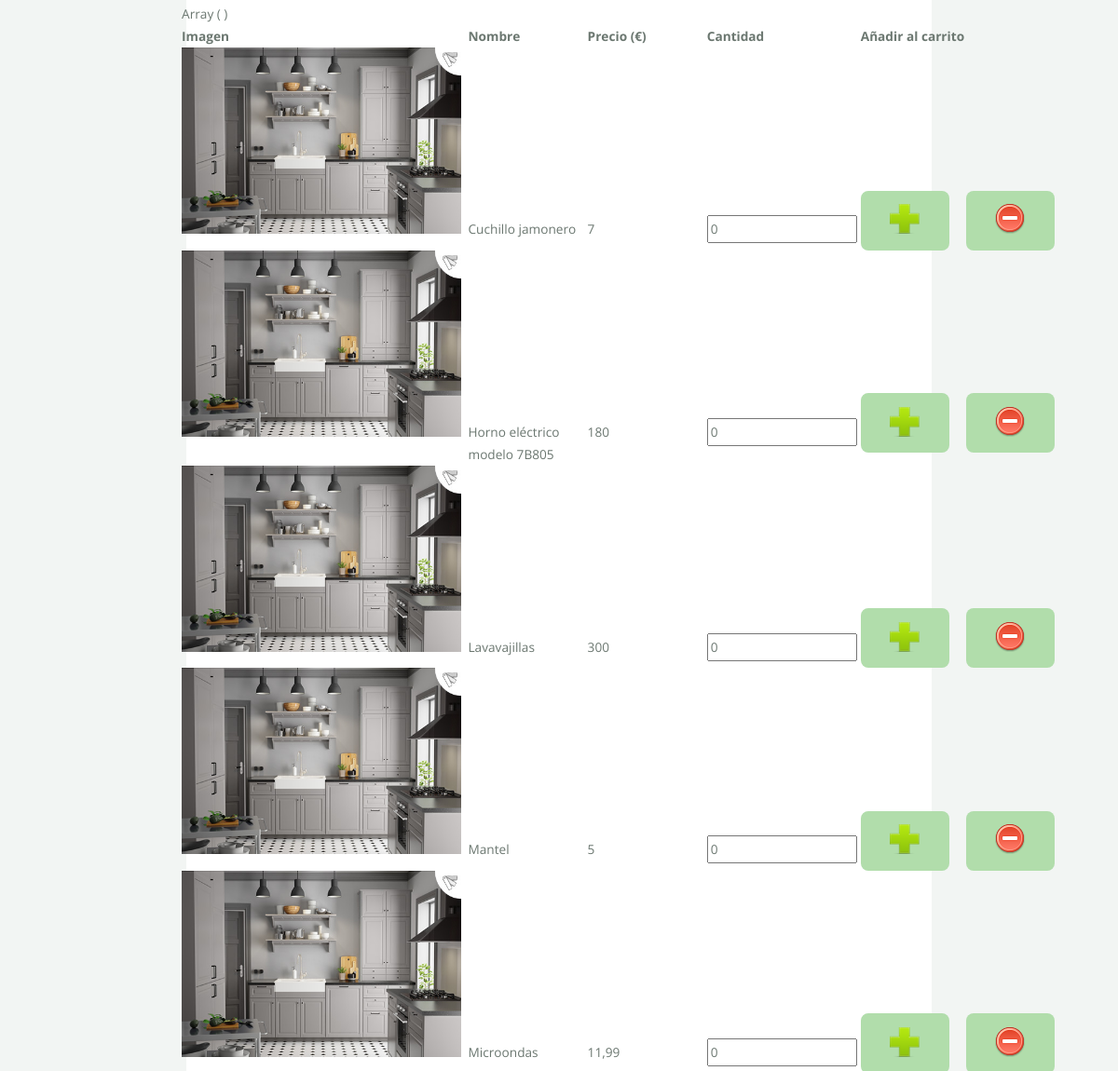
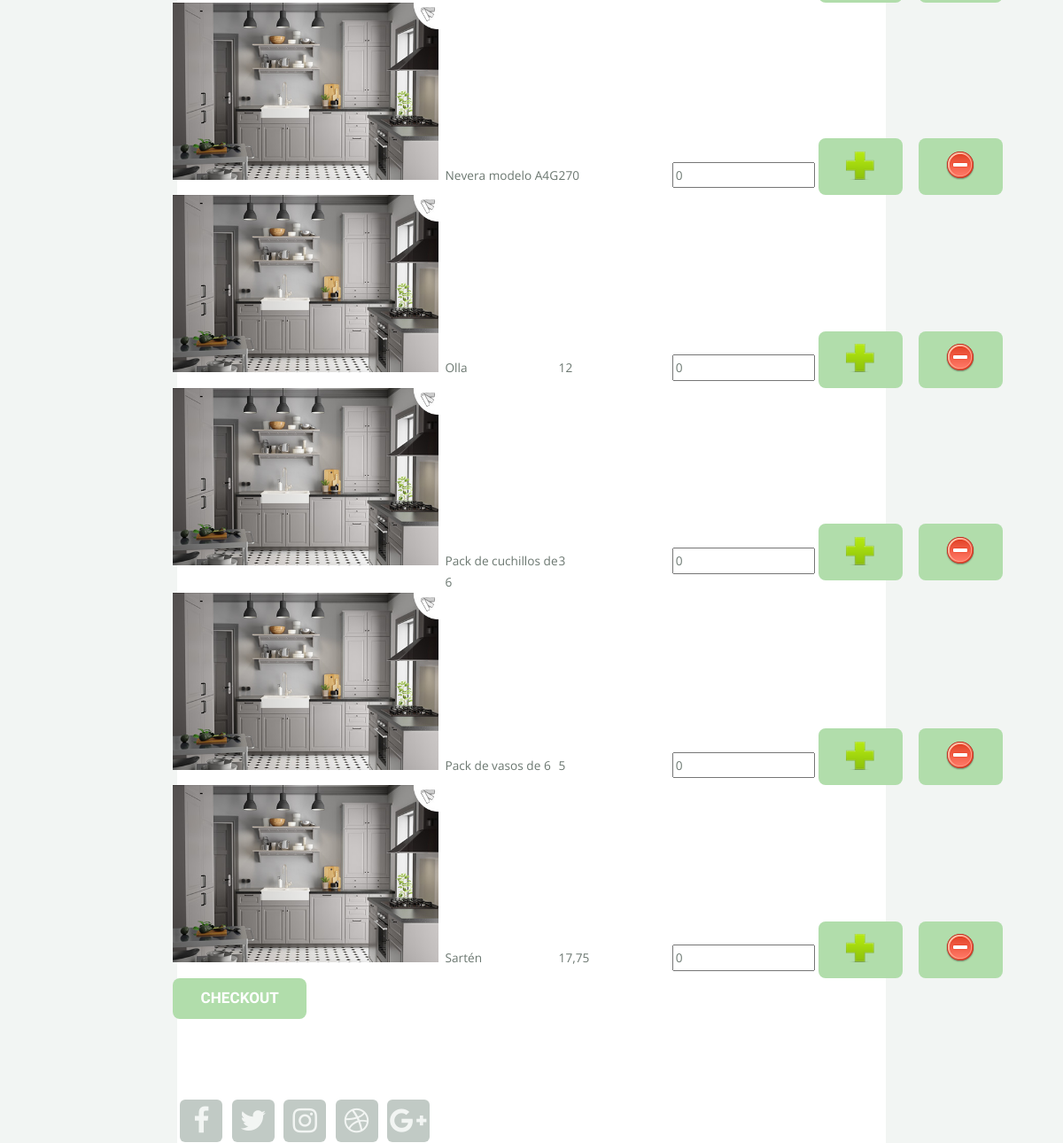
/index.php?page=controller_cocina&op=list (lower part), run on an earlier commit of the app's database (2 pictures, top to bottom).
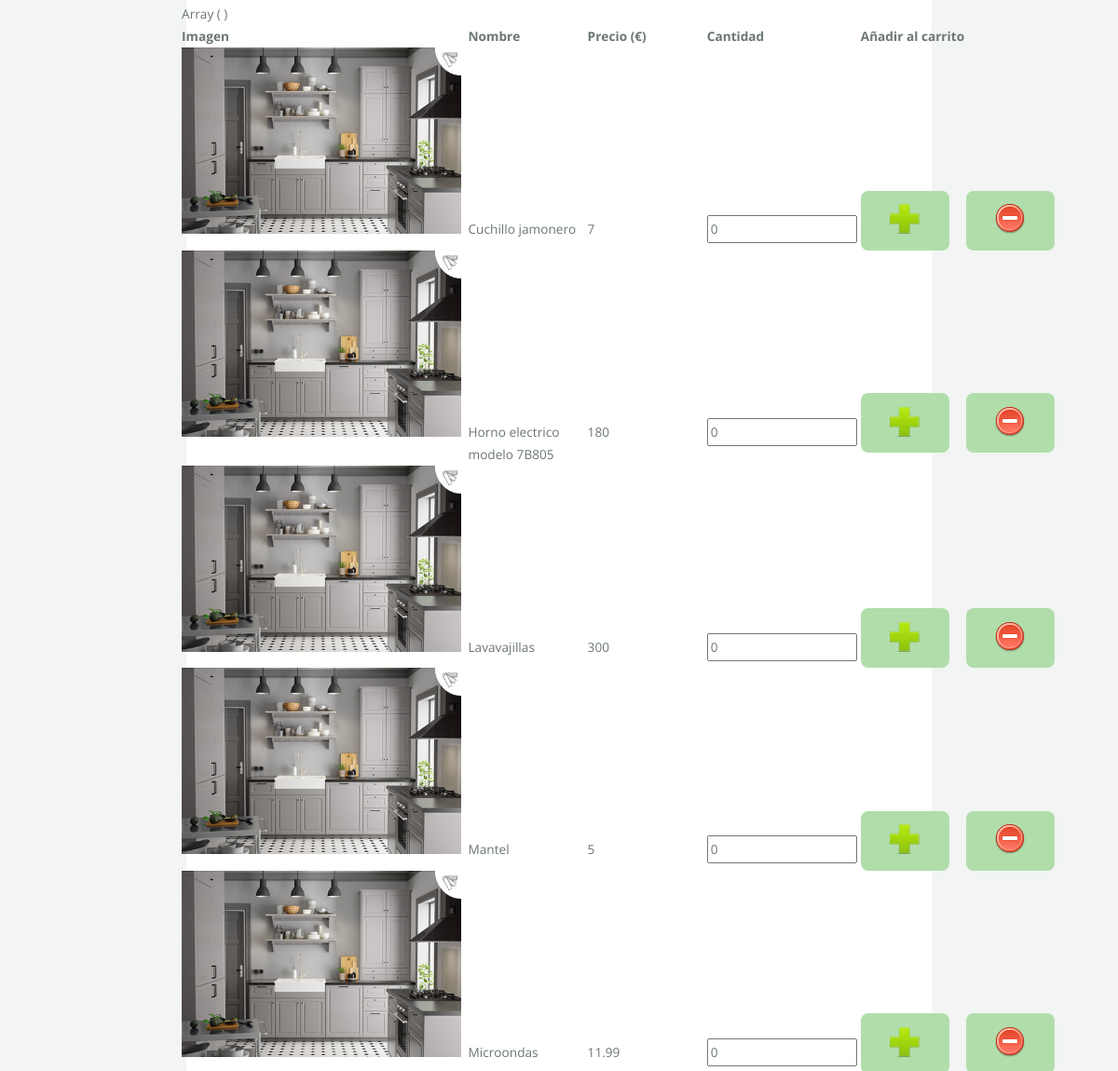
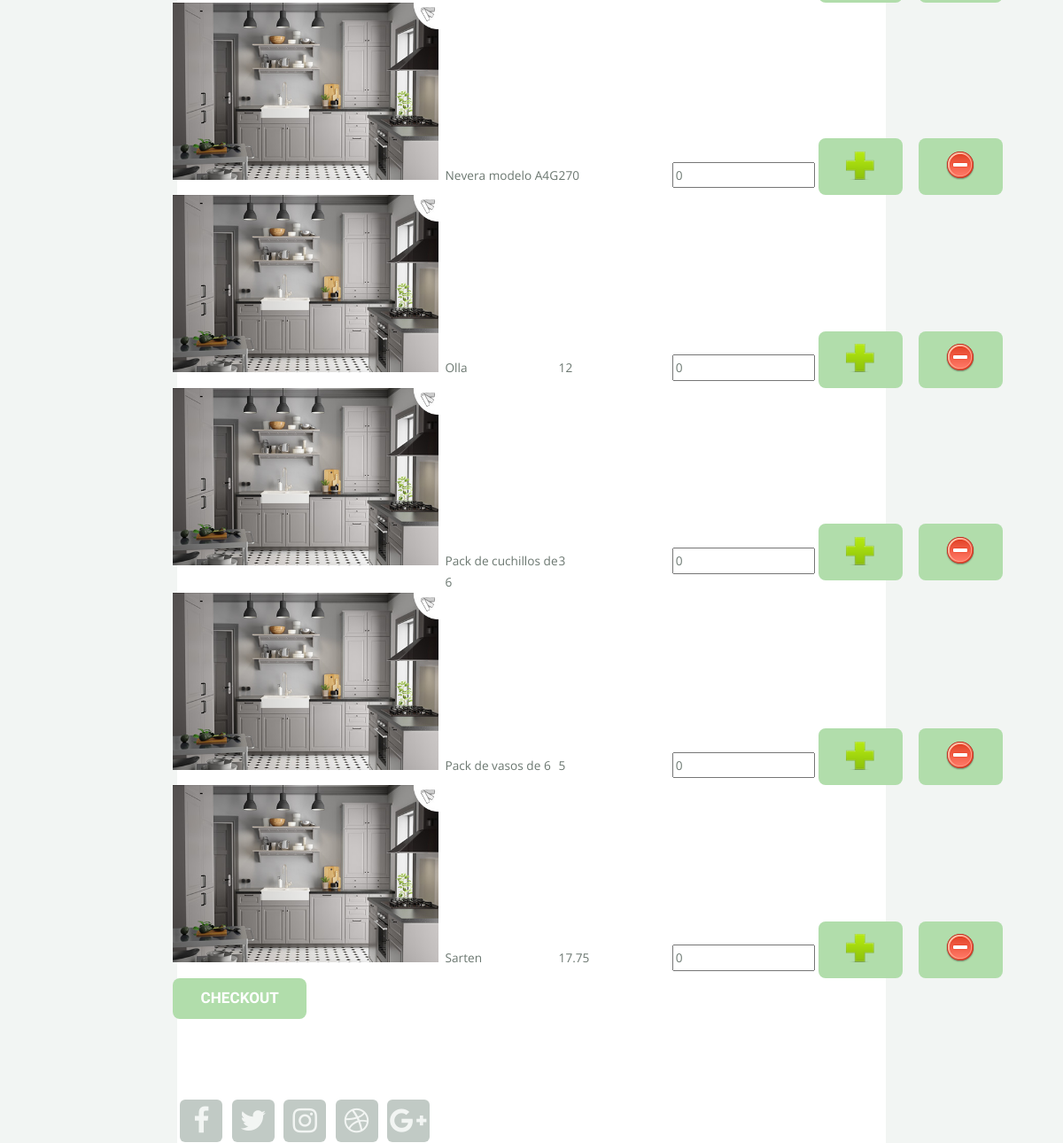
And on a later commit of the database (2 pictures, top to bottom).
### tables this page shows
CREATE TABLE `cocina` (
  `id` int(11) NOT NULL,
  `nombre` varchar(255) NOT NULL,
  `imagen` varchar(255) NOT NULL,
  `precio` varchar(255) NOT NULL
);

### module/cocina/model/DAOCocina.php (called while the page is built, shortened)
<?php
	class DAOCocina{
		function select_all_cocina(){
			$sql = "SELECT * FROM cocina ORDER BY nombre ASC";
			$conexion = connect::con("taste");
            $res = mysqli_query($conexion, $sql);
            return $res;
		}
	}

### module/cocina/view/list_cocina.php (the view, shortened to what this page needs)
<div id="contenido">
    <div class="container">
    	<div class="row">
    	</div>
    	<div class="row">
    		<table>
                <tr>
                    <td width=125><b>Imagen</b></th>
                    <td width=125><b>Nombre</b></th>
                    <td width=125><b>Precio (€)</b></th>
                    <td width=125><b>Cantidad</b></th>
                    <th width=125 align="left"><b>Añadir al carrito</b></th>
                </tr>
                <?php
                print_r($_POST);
                    if ($rdo->num_rows === 0){
                        echo '<tr>';
                        echo '<td align="center"  colspan="3">Lo siento, ha habido un error</td>';
                        echo '</tr>';
                    }else{
                        foreach ($rdo as $row) {
                       		echo '<tr>';
                          ?>
                          <td><img src="<?php echo $row['imagen']?>"width="300" height="200">
                          <?php
                          echo '<td width=125>'. $row['nombre'] . '</td>';
                          echo '<td width=125>'. $row['precio'] .'</td>';
                          echo '<td width=125><input type="text" id="'.$row['id'].'" name="cant" placeholder="" value="0" readonly/></td>';
                          echo '<td width=250><button name="'.$row['id'].'" class="button"><img src="view/img/anadir.png"></button>'.'&nbsp;&nbsp;&nbsp;&nbsp;&nbsp;'.'<button name="'.$row['id'].'" class="button-"><img src="view/img/eliminar.png"></td>';
                    	   	echo '</td>'; echo '<input type="hidden" id="'.$row['id'].'precio" value="'. $row['precio'] .'"></input>';
                    	   	echo '</tr>';
                        }
                    }
                  if(isset($_SESSION['user'])){  ?>
                    <td><button type="button" name="checkout" id="checkout">Checkout</button></td>
                    <?php
                  }else{  ?>
                    <td><button type="button" name="login" id="login">Checkout</button></td>
                    <?php
                  }
                ?>
            </table>
    	</div>
    </div>
</div>

### index.php (shortened to what this page needs)
<?php
    if((isset($_GET['page'])) && ($_GET['page']==="controller_recipe") ){
    include("view/inc/top_page_recipe.php");
  }else if(!(isset($_GET['page'])) || ($_GET['page']==="homepage") ){
    include("view/inc/top_page_home.php");
  }else if((isset($_GET['page'])) && ($_GET['page']==="contactus") ){
    include("view/inc/top_page_contactus.php");
  }else if((isset($_GET['page'])) && ($_GET['page']==="controller_recipes") ){
    include("view/inc/top_page_recipes.php");
  }else if((isset($_GET['page'])) && ($_GET['page']==="controller_login") ){
    include("view/inc/top_page_login.php");
  }else if((isset($_GET['page'])) && ($_GET['page']==="controller_profile") ){
    include("view/inc/top_page_profile.php");
  }else if((isset($_GET['page'])) && ($_GET['page']==="controller_restaurants") ){
    include("view/inc/top_page_restaurants.php");
  }else if((isset($_GET['page'])) && ($_GET['page']==="controller_cocina") ){
    include("view/inc/top_page_cocina.php");
  }else{
		include("view/inc/top_page.php");
	}
?>
<div id="wrapper">
    <div id="">
    	<?php
		    include("view/inc/pages.php");
		?>
    </div>
					<div class="row 200%">
						<div class="12u">
								<section>
									<ul class="contact">
										<li><a class="icon fa-facebook" href="#"><span class="label">Facebook</span></a></li>
										<li><a class="icon fa-twitter" href="#"><span class="label">Twitter</span></a></li>
										<li><a class="icon fa-instagram" href="#"><span class="label">Instagram</span></a></li>
										<li><a class="icon fa-dribbble" href="#"><span class="label">Dribbble</span></a></li>
										<li><a class="icon fa-google-plus" href="#"><span class="label">Google+</span></a></li>
									</ul>
								</section>
						</div>
					</div>
</div>
<?php
    include("view/inc/bottom_page.php");
?>

### view/inc/top_page_cocina.php (shortened to what this page needs)
<!DOCTYPE html>
<html>
    <head>
        <link rel="stylesheet" href="https://cdnjs.cloudflare.com/ajax/libs/jqueryui/1.11.4/jquery-ui.css" />
      <link href="view/css/style.css" rel="stylesheet" type="text/css" />
          <link rel="stylesheet" href="view/assets/css/main.css" />
  <link href="view/css/header.css" rel="stylesheet" type="text/css" />
    </head>
    <body>

### view/inc/pages.php (shortened to what this page needs)
<?php
if(isset($_GET['page'])){
	switch($_GET['page']){
		case "controller_cocina";
		include("module/cocina/controller/".$_GET['page'].".php");
		break;
	}}
	else{
		include("module/inicio/view/inicio.php");
	}
	?>

### module/cocina/controller/controller_cocina.php (shortened to what this page needs)
<?php
$path = $_SERVER['DOCUMENT_ROOT'] . '/Taste/';
include($path . "module/cocina/model/DAOCocina.php");
  switch($_GET['op']){
    case 'list';
        try{
          $daococina = new DAOCocina();
          $rdo = $daococina->select_all_cocina();
        }catch (Exception $e){
        }
            include("module/cocina/view/list_cocina.php");
        break;
    }

### view/css/style.css (style rules this page uses)
body { background-color:#F0F0FF; background-image: url(../img/background.png); background-attachment: fixed; background-repeat:no-repeat; }
#wrapper { width:800px; margin:auto; background-color:#FFFFFF; }
#contenido { padding:20px; }
body { font-family: 'Open Sans', sans-serif; }
section { padding-top:50px; }

What changed in the data, as far as the page shows it:
changed cocina: nombre "Horno eléctrico modelo 7B805" → "Horno electrico modelo 7B805"
changed cocina "Microondas": precio "11,99" → "11.99"
changed cocina: nombre "Sartén" → "Sarten"; precio "17,75" → "17.75"
